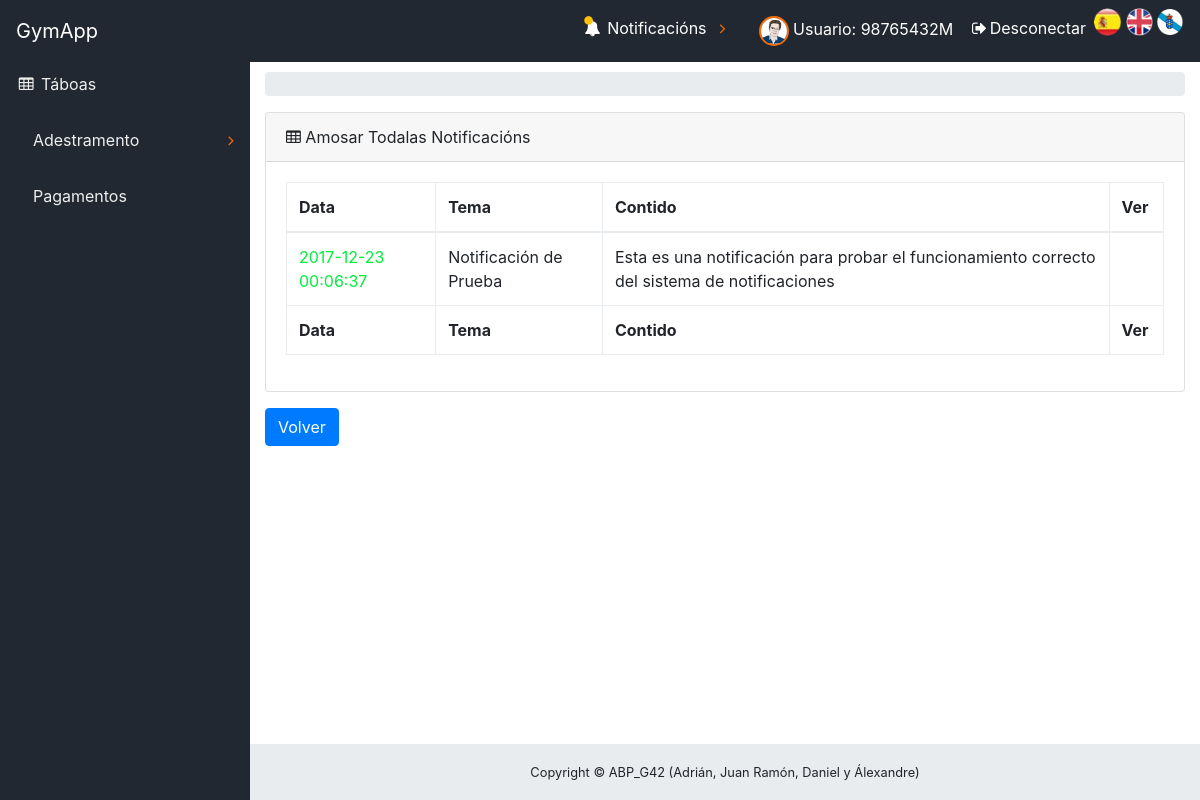
The page /ABP/index.php?controller=Notificacion&action=NotificacionListar (signed in) on the database as committed earlier.
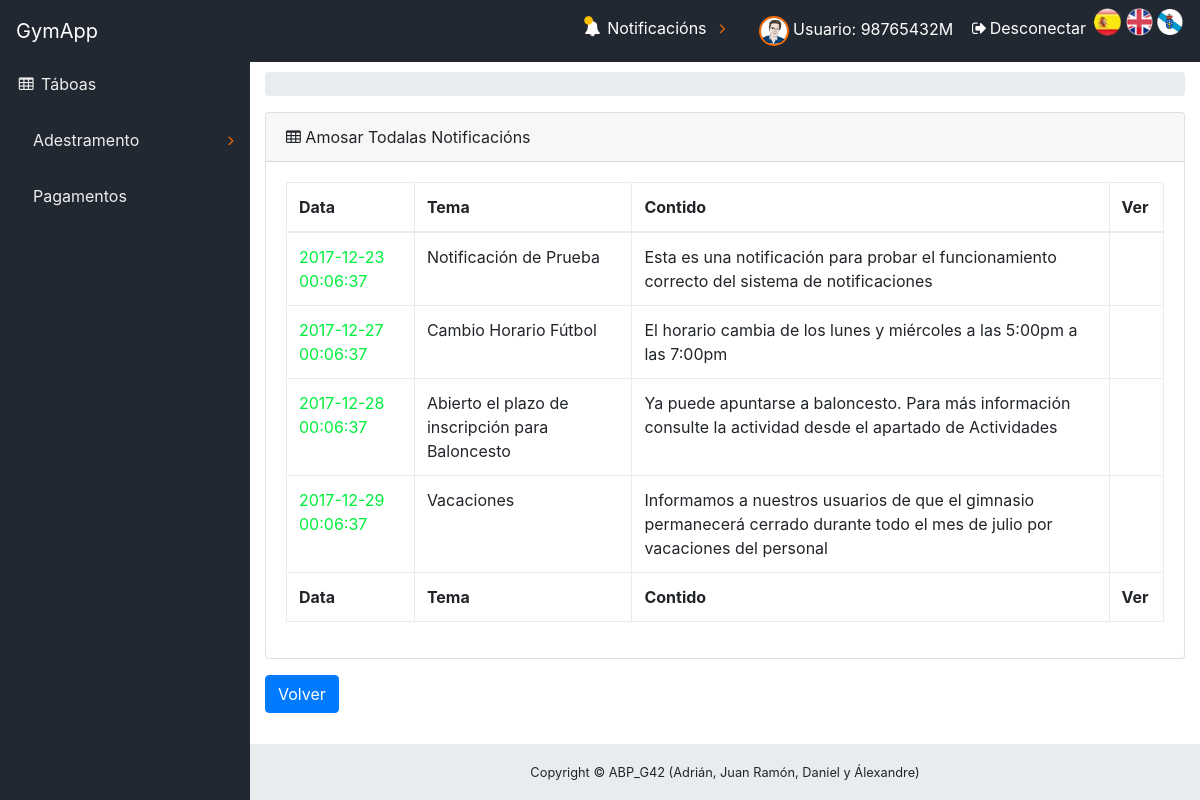
The same page on the database as committed later.
### tables this page shows
CREATE TABLE `usuario` (
  `dni` varchar(10) NOT NULL,
  `nombre` varchar(50) NOT NULL,
  `apellidos` varchar(50) NOT NULL,
  `edad` tinyint(4) DEFAULT NULL,
  `contrasena` varchar(128) NOT NULL,
  `email` varchar(100) DEFAULT NULL,
  `telefono` varchar(20) NOT NULL,
  `fechaAlta` date NOT NULL,
  `fotoperfil` varchar(200) DEFAULT NULL
);

CREATE TABLE `notificacion_deportista` (
  `dniAdministrador` varchar(10) NOT NULL,
  `dniDeportista` varchar(10) NOT NULL,
  `idNotificacion` bigint(20) NOT NULL,
  `visto` tinyint(4) NOT NULL
);

CREATE TABLE `notificacion` (
  `idNotificacion` bigint(20) NOT NULL,
  `dniAdministrador` varchar(10) NOT NULL,
  `Asunto` varchar(200) NOT NULL,
  `contenido` text,
  `fecha` datetime NOT NULL
);

### ABP/core/ViewManager.php (called while the page is built, shortened)
<?php
class ViewManager {
	private $variables = array();
	private $layout = "default";
	public function setVariable($varname, $value, $flash=false) {
		$this->variables[$varname] = $value;
	}
	public function getVariable($varname, $default=NULL) {
		if (!isset($this->variables[$varname])) {
			return $default;
		}
		return $this->variables[$varname];
	}
	public function render($controller, $viewname) {
		include(__DIR__ . "/../view/$controller/$viewname.php");
		$this->renderLayout();
	}
	private function renderLayout() {
		include(__DIR__ . "/../view/layouts/" .$this->layout.".php");
	}
	private static $viewmanager_singleton = NULL;
	public static function getInstance() {
		if (self::$viewmanager_singleton == null) {
			self::$viewmanager_singleton = new ViewManager();
		}
		return self::$viewmanager_singleton;
	}
}

### ABP/controller/NotificacionController.php (called while the page is built, shortened)
<?php
require_once(__DIR__."/../core/ViewManager.php");
require_once(__DIR__ . "/../model/NotificacionMapper.php");
require_once(__DIR__ . "/../model/Notificacion.php");
require_once(__DIR__ . "/../core/permisos.php");
class NotificacionController extends BaseController
{
    private $notificacionMapper;
    private $permisos;
    public function __construct()
    {
        $this->notificacionMapper = new NotificacionMapper();
        $this->permisos= new Permisos();
    }
    public function NotificacionListar()
    {
       $notificaciones = $this->notificacionMapper->listar();
       $tipoUsuario = $this->permisos->comprobarTipo();
       $this->view->setVariable("notificaciones",$notificaciones);
       $this->view->setVariable("tipoUsuario", $tipoUsuario);
       $this->view->render("notificacion","notificacionSHOWALL");
    }
}
?>

### ABP/index.php (called while the page is built, shortened)
<?php
function run() {
	try {
		$controller = loadController($_GET["controller"]);
		$actionName = $_GET["action"];
		$controller->$actionName();
	} catch(Exception $ex) {
		die("An exception occured!!!!!".$ex->getMessage());
	}
}
function loadController($controllerName) {
	return new $controllerClassName();
}
run();
?>

### ABP/core/I18n.php (called while the page is built, shortened)
<?php
class I18n {
	private $messages;
	public function setLanguage($language) {
		$this->messages = $i18n_messages;
	}
	public function i18n($key) {
		if (isset($this->messages[$key])){
			return $this->messages[$key];
		}else{
			return $key;
		}
	}
	private static $i18n_singleton = null;
	public static function getInstance() {
		if (self::$i18n_singleton == NULL) {
			self::$i18n_singleton = new I18n();
		}
		return self::$i18n_singleton;
	}
}
function i18n($key) {
	return I18n::getInstance()->i18n($key);
}

### ABP/model/Notificacion.php (called while the page is built, shortened)
<?php
class Notificacion
{
    private $idNotificacion;
    private $Asunto;
    private $contenido;
    private $fecha;
    private $visto;
    function __construct($idNotificacion = NULL, $dniAdministrador = NULL,$Asunto = NULL,$contenido = NULL,$fecha = NULL,$visto=NULL)
    {
        $this->idNotificacion = $idNotificacion;
        $this->Asunto = $Asunto;
        $this->contenido = $contenido;
        $this->fecha = $fecha;
        $this->visto = $visto;
    }
    public function getIdNotificacion()
    {
        return $this->idNotificacion;
    }
    public function getAsunto()
    {
        return $this->Asunto;
    }
    public function getContenido()
    {
        return $this->contenido;
    }
    public function getFecha()
    {
        return $this->fecha;
    }
    public function getVisto(){
        return $this->visto;
    }
}
?>

### ABP/model/NotificacionMapper.php (called while the page is built, shortened)
<?php
require_once(__DIR__."/../core/Access_DB.php");
require_once(__DIR__."/Notificacion.php");
require_once(__DIR__ . "/../core/permisos.php");
Class NotificacionMapper
{
    protected $db;
    private $permisos;
    public function __construct()
    {
        $this->db=PDOConnection::getInstance();
                 $this->permisos= new Permisos();
    }
    public function listar()
    {
        if($this->permisos->esAdministrador())
        {
            $stmt = $this->db->query("SELECT * from notificacion ");
            $notificaciones_db = $stmt->fetchAll(PDO::FETCH_ASSOC);
        $notificaciones = array();
        foreach ($notificaciones_db as $notificacion)
        {
            array_push($notificaciones, new Notificacion($notificacion['idNotificacion'],$notificacion['dniAdministrador'],$notificacion['Asunto'],$notificacion['contenido'],$notificacion['fecha']));
        }
        }else
        {
            $stmt = $this->db->prepare("SELECT N.idNotificacion, N.dniAdministrador,N.Asunto,N.contenido,N.fecha,D.visto from notificacion N, notificacion_deportista D WHERE D.dniDeportista =? AND N.idNotificacion=D.idNotificacion");
            $stmt->execute(array($_SESSION['currentuser']));
            $notificaciones_db = $stmt->fetchAll(PDO::FETCH_ASSOC);
        $notificaciones = array();
        foreach ($notificaciones_db as $notificacion)
        {
            array_push($notificaciones, new Notificacion($notificacion['idNotificacion'],$notificacion['dniAdministrador'],$notificacion['Asunto'],$notificacion['contenido'],$notificacion['fecha'],$notificacion['visto']));
        }
        }
        return $notificaciones;
    }
}
?>

### ABP/core/Access_DB.php (called while the page is built, shortened)
<?php
class PDOConnection {
	private static $db_singleton = null;
	public static function getInstance() {
		if (self::$db_singleton == null) {
			self::$db_singleton = new PDO(
			"mysql:host=".HOST.";dbname=".DB.";charset=utf8",
			USER,
			PASS,
			array(
				PDO::ATTR_EMULATE_PREPARES => false,
				PDO::ATTR_ERRMODE => PDO::ERRMODE_EXCEPTION)
			);
		}
		return self::$db_singleton;
	}
}
?>

### ABP/core/permisos.php (called while the page is built, shortened)
<?php
require_once(__DIR__."/../core/Access_DB.php");
Class Permisos {
    protected $db;
    public function __construct(){
        $this->db=PDOConnection::getInstance();
    }
    public function esAdministrador()
    {
        $stmt= $this->db->prepare("SELECT dniAdministrador FROM administrador WHERE dniAdministrador=?");
        return false;
    }
}
?>

### ABP/model/UsuarioMapper.php (called while the page is built, shortened)
<?php
require_once(__DIR__."/../core/Access_DB.php");
require_once(__DIR__ . "/../core/permisos.php");
class UsuarioMapper {
    protected $db;
    public function __construct()
    {
        $this->db = PDOConnection::getInstance();
    }
    public function obtenerFotoPerfil(){
        $stmt = $this->db->prepare("SELECT fotoperfil FROM usuario WHERE dni=?");
        $stmt->execute(array($_SESSION['currentuser']));
        $foto_db = $stmt->fetch(PDO::FETCH_ASSOC);
        return $foto_db['fotoperfil'];
    }
}
?>

### ABP/view/notificacion/notificacionSHOWALL.php (the view, shortened to what the rows shown need)
<?php
    require_once(__DIR__."/../../core/ViewManager.php");
    $view = ViewManager::getInstance();
    $notificaciones = $view->getVariable("notificaciones");
    $tipoUsuario = $view->getVariable("tipoUsuario");
?>
<div class="content-wrapper">
    <div class="container-fluid">
        <div class="card mb-3">
            <div class="card-body">
                <div class="table-responsive">
                    <table class="table table-bordered" id="dataTable" width="100%" cellspacing="0" >
                        <thead>
                            <tr>
                                <th><?= i18n("Fecha") ?></th>
                                <th><?= i18n("Asunto") ?></th>
                                <th><?= i18n("Contenido") ?></th>
                                <th><?= i18n("Ver") ?></th>
                            </tr>
                        </thead>
                        <tfoot>
                            <tr>
                                <th><?= i18n("Fecha") ?></th>
                                <th><?= i18n("Asunto") ?></th>
                                <th><?= i18n("Contenido") ?></th>
                                <th><?= i18n("Ver") ?></th>
                            </tr>
                        </tfoot>
                        <tbody>
                        <?php foreach($notificaciones as $notificacion){ ?>
                            <tr >
                                <?php if($tipoUsuario != 'administrador' && $notificacion->getVisto() ==0){?>
                                     <td class="tablaNotif" ><?php echo $notificacion->getFecha(); ?></td>
                               <?php }else{ ?>
                                     <td ><?php echo $notificacion->getFecha(); ?></td>
                               <?php  } ?>
                                <td><?php echo $notificacion->getAsunto(); ?></td>
                                <td><?php echo $notificacion->getContenido(); ?></td>
                                <td>
                                    <a href='./index.php?controller=Notificacion&amp;action=NotificacionView&amp;idNotificacion=<?php echo $notificacion->getIdNotificacion();?>'><span id="icon-ver" class="icon-eye-plus"></span>
                                    </a>
                                </td>
                            </tr>
                        <?php } ?>
                        </tbody>
                    </table>
                </div>
            </div>
        </div>
    </div>
</div>

### ABP/view/layouts/menuSuperior.php (shortened to what the rows shown need)
<html>
    <link rel="stylesheet" type="text/css" href="./view/Icons/icomoon/style.css">
    <link rel="stylesheet" type="text/css" href="./view/Icons/icomoon/modifyIcon.css">
                    <li class="nav-item" data-toggle="tooltip">
                        <a class="nav-link" href="./index.php?controller=Usuario&amp;action=UsuarioView&amp;dni=<?php echo $_SESSION['currentuser'];?>">
                            <?php require_once './model/UsuarioMapper.php';
                            $UsuarioMapper = new UsuarioMapper();
                            $fotoperfil = $UsuarioMapper->obtenerFotoPerfil();
                            ?>
                            <img class="imgRedonda" src="<?php echo $fotoperfil; ?>" height="40" width="40">
                            <span class="nav-link-text"> <?= i18n("Usuario");?>: <?php echo $_SESSION['currentuser']; ?></span>
                        </a>
                    </li>
                    <li class="nav-item">
                        <a class="nav-link" data-toggle="modal" data-target="#exampleModal">
                            <i class="fa fa-fw fa-sign-out"></i><?= i18n("Desconectar") ?>
                        </a>
                    </li>
<html>

Rows that differ between the two databases and show on the page:
added notificacion_deportista: idNotificacion.fecha "2017-12-27 00:06:37", idNotificacion.Asunto "Cambio Horario Fútbol", idNotificacion.contenido "El horario cambia de los lunes y miércoles a las 5:00pm a las 7:00pm"
added notificacion_deportista: idNotificacion.fecha "2017-12-28 00:06:37", idNotificacion.Asunto "Abierto el plazo de inscripción para Baloncesto", idNotificacion.contenido "Ya puede apuntarse a baloncesto. Para más información consulte la actividad desde el apartado de Actividades"
added notificacion_deportista: idNotificacion.fecha "2017-12-29 00:06:37", idNotificacion.Asunto "Vacaciones", idNotificacion.contenido "Informamos a nuestros usuarios de que el gimnasio permanecerá cerrado durante todo el mes de julio por vacaciones del personal"
